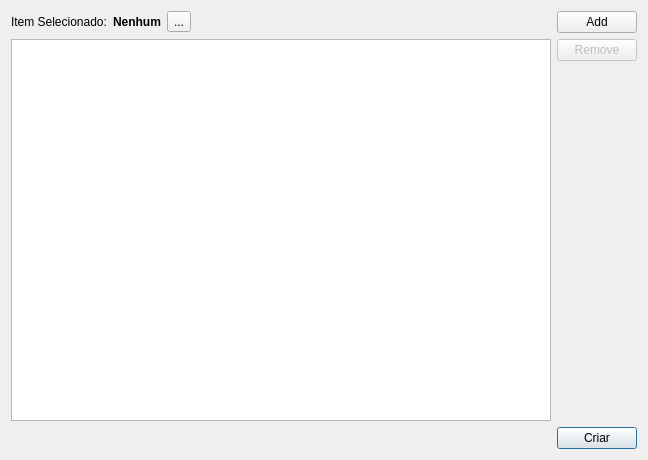
<?xml version="1.0" encoding="UTF-8"?>
<ui version="4.0">
 <class>Dialog</class>
 <widget class="QDialog" name="Dialog">
  <property name="geometry">
   <rect>
    <x>0</x>
    <y>0</y>
    <width>648</width>
    <height>460</height>
   </rect>
  </property>
  <property name="windowTitle">
   <string>Estrutura Hierárquica</string>
  </property>
  <layout class="QGridLayout" name="gridLayout">
   <item row="1" column="0" rowspan="3">
    <widget class="QTreeView" name="twTreeObj"/>
   </item>
   <item row="4" column="1" colspan="2">
    <widget class="QPushButton" name="pbMake">
     <property name="text">
      <string>Criar</string>
     </property>
    </widget>
   </item>
   <item row="3" column="1" colspan="2">
    <spacer name="verticalSpacer">
     <property name="orientation">
      <enum>Qt::Vertical</enum>
     </property>
     <property name="sizeHint" stdset="0">
      <size>
       <width>76</width>
       <height>225</height>
      </size>
     </property>
    </spacer>
   </item>
   <item row="4" column="0">
    <spacer name="horizontalSpacer">
     <property name="orientation">
      <enum>Qt::Horizontal</enum>
     </property>
     <property name="sizeHint" stdset="0">
      <size>
       <width>454</width>
       <height>20</height>
      </size>
     </property>
    </spacer>
   </item>
   <item row="1" column="1" colspan="2">
    <widget class="QPushButton" name="pbRemove">
     <property name="enabled">
      <bool>false</bool>
     </property>
     <property name="text">
      <string>Remove</string>
     </property>
    </widget>
   </item>
   <item row="0" column="1" colspan="2">
    <widget class="QPushButton" name="pbAdd">
     <property name="text">
      <string>Add</string>
     </property>
    </widget>
   </item>
   <item row="0" column="0">
    <layout class="QHBoxLayout" name="horizontalLayout">
     <item>
      <widget class="QLabel" name="label_2">
       <property name="minimumSize">
        <size>
         <width>0</width>
         <height>0</height>
        </size>
       </property>
       <property name="maximumSize">
        <size>
         <width>130</width>
         <height>16777215</height>
        </size>
       </property>
       <property name="text">
        <string>Item Selecionado:</string>
       </property>
      </widget>
     </item>
     <item>
      <widget class="QLabel" name="lbItem">
       <property name="font">
        <font>
         <weight>75</weight>
         <bold>true</bold>
        </font>
       </property>
       <property name="text">
        <string>Nenhum</string>
       </property>
      </widget>
     </item>
     <item>
      <widget class="QToolButton" name="tbClean">
       <property name="text">
        <string>...</string>
       </property>
      </widget>
     </item>
     <item>
      <spacer name="horizontalSpacer_2">
       <property name="orientation">
        <enum>Qt::Horizontal</enum>
       </property>
       <property name="sizeHint" stdset="0">
        <size>
         <width>40</width>
         <height>20</height>
        </size>
       </property>
      </spacer>
     </item>
    </layout>
   </item>
  </layout>
 </widget>
 <resources/>
 <connections/>
</ui>
